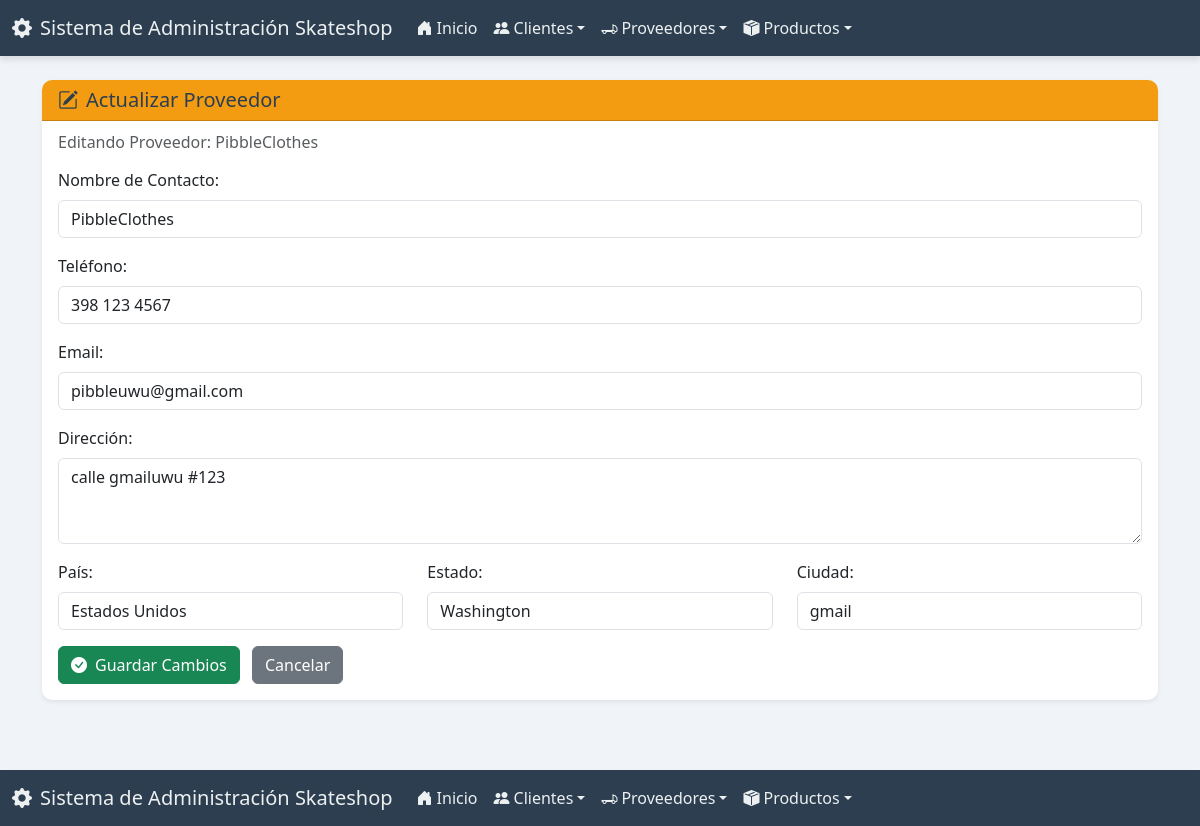
The app's page /proveedor/actualizar/2/ with its own data.
### app_Skateshop/models.py (models this page shows, shortened)
class Proveedor(models.Model):
    contacto_nombre = models.CharField(max_length=100)
    telefono = models.CharField(max_length=15)
    email = models.EmailField(unique=True)
    direccion = models.TextField()
    pais = models.CharField(max_length=50)
    estado = models.CharField(max_length=50)
    ciudad = models.CharField(max_length=50)

### app_Skateshop/views.py (the view)
# urls.py: path('proveedor/actualizar/<int:pk>/', views.actualizar_proveedor, name='actualizar_proveedor'),
def actualizar_proveedor(request, pk):
    proveedor_a_actualizar = get_object_or_404(Proveedor, pk=pk)
    context = {'proveedor': proveedor_a_actualizar}
    return render(request, 'proveedor/actualizar_proveedor.html', context)

### app_Skateshop/templates/proveedor/actualizar_proveedor.html (shortened to what this page needs)
{% extends 'base.html' %}
{% block content %}
<div class="card shadow-sm">
    <div class="card-header bg-warning text-dark"><h5 class="mb-0"><i class="bi bi-pencil-square me-2"></i>Actualizar Proveedor</h5></div>
    <div class="card-body">
        <form method="post" action="{% url 'realizar_actualizacion_proveedor' pk=proveedor.pk %}">
            <h6 class="card-subtitle mb-3 text-muted">Editando Proveedor: {{ proveedor.contacto_nombre }}</h6>
            <div class="mb-3"><label for="contacto_nombre" class="form-label">Nombre de Contacto:</label><input type="text" class="form-control" id="contacto_nombre" name="contacto_nombre" value="{{ proveedor.contacto_nombre }}" required></div>
            <div class="mb-3"><label for="telefono" class="form-label">Teléfono:</label><input type="text" class="form-control" id="telefono" name="telefono" value="{{ proveedor.telefono }}" required></div>
            <div class="mb-3"><label for="email" class="form-label">Email:</label><input type="email" class="form-control" id="email" name="email" value="{{ proveedor.email }}" required></div>
            <div class="mb-3"><label for="direccion" class="form-label">Dirección:</label><textarea class="form-control" id="direccion" name="direccion" rows="3" required>{{ proveedor.direccion }}</textarea></div>
            <div class="row">
                <div class="col-md-4 mb-3"><label for="pais" class="form-label">País:</label><input type="text" class="form-control" id="pais" name="pais" value="{{ proveedor.pais }}" required></div>
                <div class="col-md-4 mb-3"><label for="estado" class="form-label">Estado:</label><input type="text" class="form-control" id="estado" name="estado" value="{{ proveedor.estado }}" required></div>
                <div class="col-md-4 mb-3"><label for="ciudad" class="form-label">Ciudad:</label><input type="text" class="form-control" id="ciudad" name="ciudad" value="{{ proveedor.ciudad }}" required></div>
            </div>
            <button type="submit" class="btn btn-success"><i class="bi bi-check-circle-fill me-2"></i>Guardar Cambios</button>
            <a href="{% url 'ver_proveedores' %}" class="btn btn-secondary ms-2">Cancelar</a>
        </form>
    </div>
</div>
{% endblock %}

### static/css/style.css (style rules this page uses)
body { background-color: #f0f4f8; color: #34495e; }
.card { border: none; border-radius: 10px; box-shadow: 0 6px 12px rgba(0, 0, 0, 0.08); }
.card-header { font-weight: bold; border-radius: 10px 10px 0 0 !important; }
.card-header.bg-warning { background-color: #f39c12 !important; color: #2c3e50 !important; }
.page-container { display: flex; flex-direction: column; min-height: 100vh; }

### records on screen
Proveedor: contacto_nombre "PibbleClothes", telefono "398 123 4567", email "pibbleuwu@gmail.com", direccion "calle gmailuwu #123", pais "Estados Unidos", estado "Washington", ciudad "gmail"
